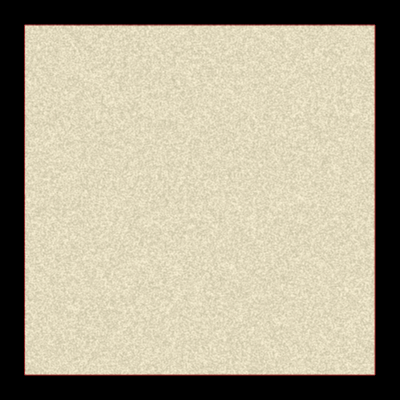
Frame 1 (no input)
Frame 60 (no input): identical to frame 1, image omitted
Frame 120 (the mouse pressed at the canvas centre since frame 60): identical to frame 1, image omitted

The p5.js sketch that drew this single still picture (run headless with seeded random() and noise() and a simulated clock; from frame 60 on, the mouse is pressed at the canvas centre):

// p5.js sketch
// ── sketch.js
var particles = [];
var area;
var particleCount;

/*
var xCrds = [];
var yCrds = [];
*/


function setup() {
  createCanvas(400,400);
  area = ((width-25) * (height-25));
  background('blanchedalmond');

  // draw box
  stroke(0);
  fill(0)
  rect(0,0,width,height);
  
  // draw sand bg
  stroke('brown');
  fill('#fff5d1');
  rect(25, 25, width-50, height-50);


  // Increase the particle count after each Sand object is created
  particleCount = 0;
  
  // Create Sand objects
  for (var x = 25; x < width-25; x++ ){
    for (var y = 25; y < height-25; y++){
      particles[particleCount] = new Sand(x,y);
      particleCount ++;
    }
  }
  
  for (var i = 0; i < particles.length; i++){
    particles[i].display();
  }
  
}





function draw() {
  /*
  for (var i = 0; i < particles.length; i++){
    particles[i].display();
  } #### ATTEMPTING TO MOVE OUT OF DRAW() #####
  */
  
  stroke(235);
  fill(235);
  
  if(mouseX > 30 && mouseX < width-30 && mouseY > 30 && mouseY < height-30){
    // Move sand
    for (i = 0; i < particleCount; i++){
      particles[i].isNearMouse();
      // particles[i].move();
    }
    
    // Draw "path" (raked area)  
    /*
    ellipse(mouseX, mouseY, 5, 5);
    ellipse(mouseX-10, mouseY, 5,5);
    ellipse(mouseX+10, mouseY, 5,5);
    */
  }
}






// Sand class
function Sand(x,y){
  this.x = x;
  this.y = y;
  
  this.strokeColor = getRandGrayRGBA();
  
  this.display = function(){
    stroke(this.strokeColor);
    point(this.x, this.y);
  };
  
  this.move = function(){
    if ((mouseX - this.x <= 10) && (mouseX - this.x >= 0)){
      this.x -= 25;
      this.strokeColor = 'red';
    } else if (abs(mouseX - this.x) <= 10 && (mouseX - this.x < 0)){
      this.x += 25;
      this.strokeColor = 'blue';
    } else {
      this.y += 100;
    }
  };
  
  this.isNearMouse = function(){
    //if (abs(mouseX - this.x) <= 2 && abs(mouseY - this.y) <= 2){
      //console.log("The mouse is near me at: (" + this.x + ", " + this.y + ")");
    
    //NEW TEST BELOW
    if (mouseX == this.x && mouseY == this.y){
      console.log (this.x + ", " + this.y);
      //this.x += 100;
      //this.y += 100;
    }
  };
}

// getRandGrayRGBA works properly
// Generates a random int between 0 and 255, and returns a string
// that sets the sand color when plugged in.
function getRandGrayRGBA(){
  var a; // alpha value, as string
  var c; // array to hold RGBA color values
  var rand; // to store random number (0-255)
  var rgba; // to store complete rgba string
  
  a = '0.3';
  c = new Array(3);
  rand = str(int(random(0,255)));

  // populate each array index with the random value
  for(var i = 0; i < c.length; i++){
    c[i] = rand;
  }

  // add alpha value to array
  c[c.length] = a;

  // combine array values into string
  rgba = "rgba(" + (join(c,',')) + ")";

  // store rgba value as a color
  rgba = color(rgba);
  // console.log(rgba);
  
  return rgba;
}
